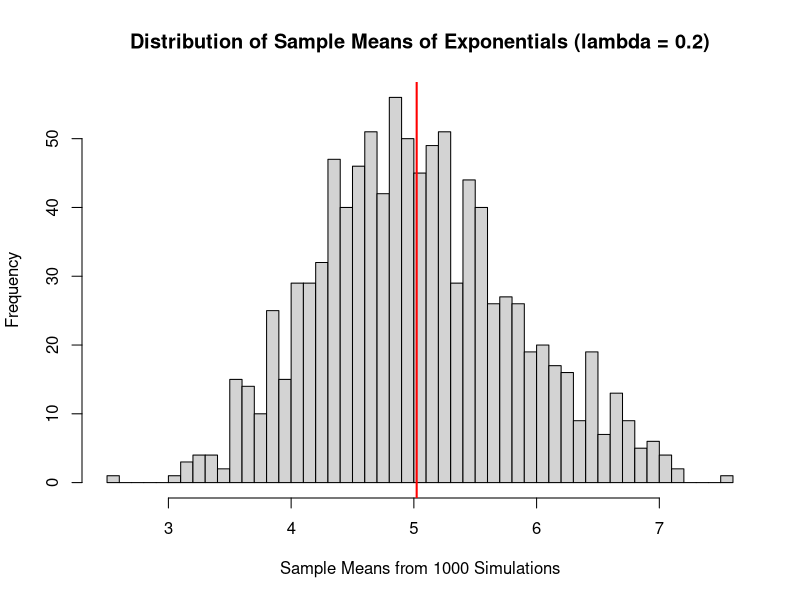
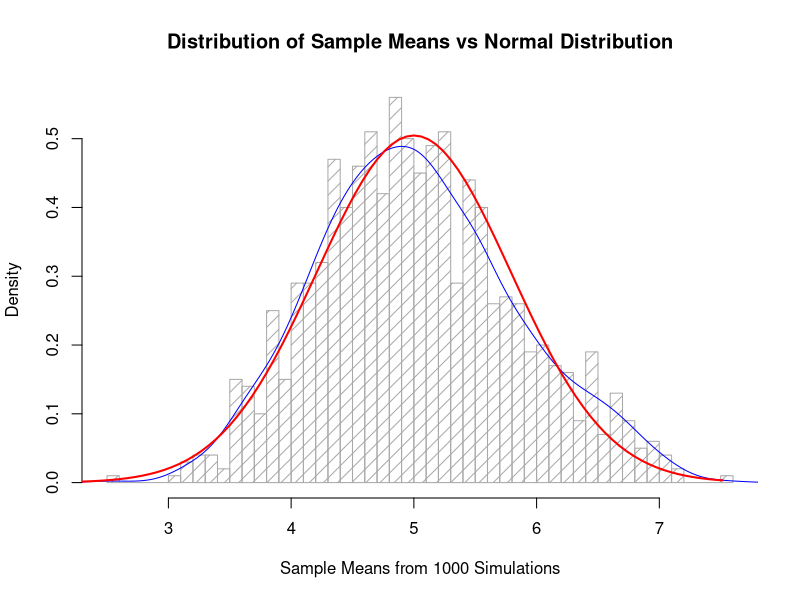

Reproduce these figures in R, in order.
## ---- chunk 1
set.seed(123456)

lambda = .2
n = 40
number_of_simulations = 1000

# get the means for 40 random variables having exponential distributions with a lambda value of .2
# over 1000 simulations
simMeans = NULL
for (i in 1:number_of_simulations) simMeans = c(simMeans, mean(rexp(n,lambda)))
## ---- chunk 2
# Calculate sample mean
sm <- mean(simMeans)
sm

# Calculate theoretical means
tm <- 1/lambda
tm
## ---- chunk 3
# draw histogram plot for the means
hist(simMeans, breaks = 50,  
     xlab="Sample Means from 1000 Simulations", 
     main = "Distribution of Sample Means of Exponentials (lambda = 0.2)")
abline(v = sm, lwd=2, col="red")
## ---- chunk 4
# Calculate sample variance
sv <- var(simMeans)
sv

# Calculate theoretical variance
tv <- (1/lambda)^2/n # n is the number of exponential (40), lambda = 0.2
tv
## ---- chunk 5
# Plot the graph
hist(simMeans , 
     freq = FALSE, density=10, col="darkgray", breaks=50, 
     xlab="Sample Means from 1000 Simulations",
     main="Distribution of Sample Means vs Normal Distribution")
lines(density(simMeans), col="blue")
curve(dnorm(x,mean=tm,sd=sqrt(tv)),min(simMeans-1),max(simMeans), add=TRUE, col="red", lwd=2)
